Frame 1 (no input): blank canvas, image omitted
Frame 60 (the mouse pressed at the canvas centre just before this capture): blank canvas, image omitted
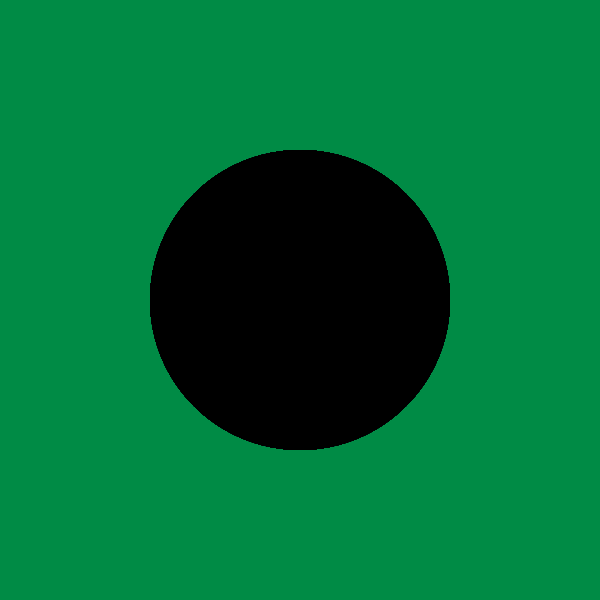
Frame 120 (the mouse held since frame 60 and released just before this capture)

The Processing sketch whose frames 1 and 60 were blank and that drew this single picture after the mouse press (run headless with seeded random() and noise(); from frame 60 on, the mouse is pressed at the canvas centre):

// Processing sketch: processing_95128
// ── processing_95128.pde

int value = 0;                                   //Variable used for iteration

void setup(){                               
  size(600,600);                                //Set screen size 600x600
  background(0,139,69);                         //Set back ground colour to green
  frameRate(55);                                //Spped of colour changes
  noStroke();                                   
  smooth();                                     //Draws all geometry with smooth edges
}
void draw() {
  fill(value);
  ellipse(mouseX, mouseY, mouseX, mouseY);
}
void mouseMoved() {
  value = value +5;
  if (value > 255) {
    value =0;
  }
}
